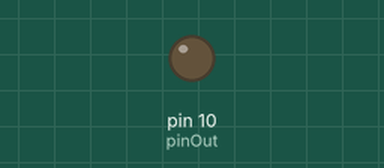
Recording of a sketch running on a simulated Arduino Uno, built with avr-gcc and run on an emulated ATmega328P. Parts: output pins drawn as LEDs (lit = HIGH).

Above: at 0.1 s.
At 15.1 s:
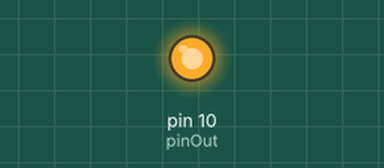
Timing chart, 0 to 16.6 s (numbered marks = the images above):
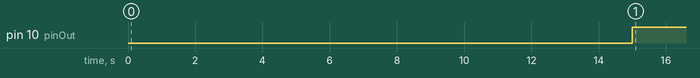

Measured:
- by itself, pin 10 (pinOut): LOW → HIGH at 15.0 s

The sketch:

relay_test_ptc.ino
```cpp
#include <math.h>

int pinOut = 10;

double Thermistor(int RawADC) {
 double Temp;
 Temp = log(10000.0*((1024.0/RawADC-1)));
 Temp = 1 / (0.001129148 + (0.000234125 + (0.0000000876741 * Temp * Temp ))* Temp );
 Temp = Temp - 273.15;
 Temp = (Temp * 9.0)/ 5.0 + 32.0;
 return Temp;
}

void setup() {
  Serial.begin(9600);
  pinMode(10, OUTPUT);
}

void loop() {
  bool begin_heat = false;
  double minute = 15;
  double ms_in_min = 60000;
  double delay_duration = minute * ms_in_min;
  delay(15000);  // delay 15s before start
  begin_heat = true;
  digitalWrite(pinOut, HIGH);
  // }
  // else {
  //   digitalWrite(pinOut, HIGH);
  // }
  delay(delay_duration);

  // finish 3 minutes of heating & turn off
  digitalWrite(pinOut, LOW);
  delay(delay_duration);
}
```
